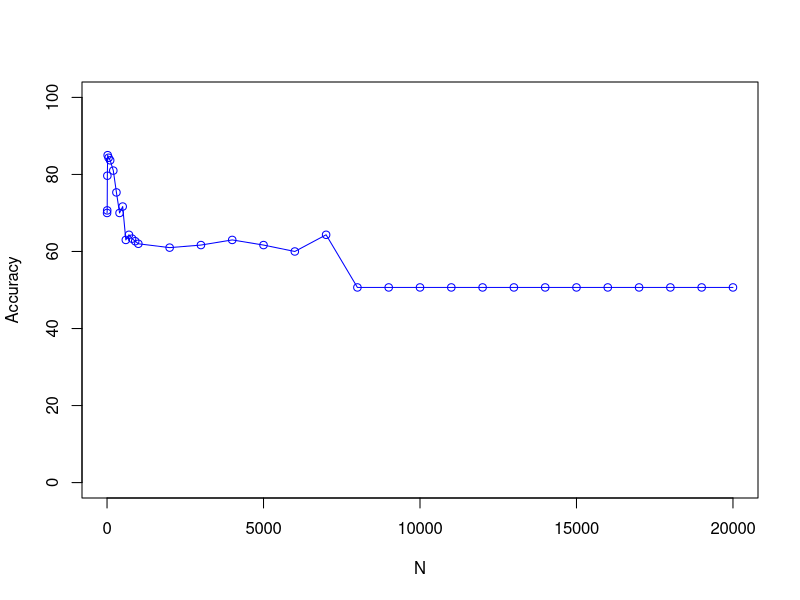

The R source for this figure:
 x <- c(1, 5, 10, 20, 50, 100, 200, 300, 400, 500, 600, 700, 800, 900, 1000, 2000, 3000, 4000, 5000, 6000, 7000, 8000, 9000, 10000, 11000, 12000, 13000, 14000, 15000, 16000, 17000, 18000, 19000, 20000)
 y <- c(70.0, 70.66666666666667, 79.66666666666667, 85.0, 84.33333333333333, 83.66666666666667, 81.0, 75.33333333333333, 70.0, 71.66666666666667, 63.0, 64.33333333333333, 63.333333333333336, 62.666666666666664, 62.0, 61.0, 61.666666666666664, 63.0, 61.666666666666664, 60.0, 64.33333333333333, 50.666666666666664, 50.666666666666664, 50.666666666666664, 50.666666666666664, 50.666666666666664, 50.666666666666664, 50.666666666666664, 50.666666666666664, 50.666666666666664, 50.666666666666664, 50.666666666666664, 50.666666666666664, 50.666666666666664)
 plot(x, y, type='o', pch=1, col="blue", xlab="N", ylab="Accuracy", ylim=c(0, 100), xlim=c(0,20000))